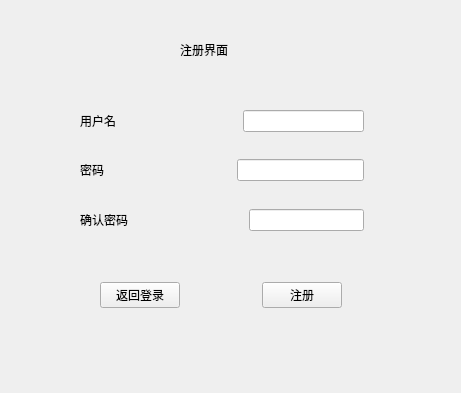
<?xml version="1.0" encoding="UTF-8"?>
<ui version="4.0">
 <class>Zhuche_jiemian</class>
 <widget class="QWidget" name="Zhuche_jiemian">
  <property name="geometry">
   <rect>
    <x>0</x>
    <y>0</y>
    <width>461</width>
    <height>393</height>
   </rect>
  </property>
  <property name="windowTitle">
   <string>Form</string>
  </property>
  <widget class="QLabel" name="label_4">
   <property name="geometry">
    <rect>
     <x>180</x>
     <y>40</y>
     <width>69</width>
     <height>20</height>
    </rect>
   </property>
   <property name="text">
    <string>注册界面</string>
   </property>
  </widget>
  <widget class="QWidget" name="">
   <property name="geometry">
    <rect>
     <x>80</x>
     <y>110</y>
     <width>284</width>
     <height>121</height>
    </rect>
   </property>
   <layout class="QVBoxLayout" name="verticalLayout">
    <item>
     <layout class="QHBoxLayout" name="horizontalLayout">
      <item>
       <widget class="QLabel" name="label">
        <property name="text">
         <string>用户名</string>
        </property>
       </widget>
      </item>
      <item>
       <spacer name="horizontalSpacer_4">
        <property name="orientation">
         <enum>Qt::Horizontal</enum>
        </property>
        <property name="sizeHint" stdset="0">
         <size>
          <width>40</width>
          <height>20</height>
         </size>
        </property>
       </spacer>
      </item>
      <item>
       <widget class="QLineEdit" name="user_name_zhuce"/>
      </item>
     </layout>
    </item>
    <item>
     <spacer name="verticalSpacer">
      <property name="orientation">
       <enum>Qt::Vertical</enum>
      </property>
      <property name="sizeHint" stdset="0">
       <size>
        <width>20</width>
        <height>40</height>
       </size>
      </property>
     </spacer>
    </item>
    <item>
     <layout class="QHBoxLayout" name="horizontalLayout_2">
      <item>
       <widget class="QLabel" name="label_2">
        <property name="text">
         <string>密码</string>
        </property>
       </widget>
      </item>
      <item>
       <spacer name="horizontalSpacer">
        <property name="orientation">
         <enum>Qt::Horizontal</enum>
        </property>
        <property name="sizeHint" stdset="0">
         <size>
          <width>40</width>
          <height>20</height>
         </size>
        </property>
       </spacer>
      </item>
      <item>
       <widget class="QLineEdit" name="password_zhuce"/>
      </item>
     </layout>
    </item>
    <item>
     <spacer name="verticalSpacer_2">
      <property name="orientation">
       <enum>Qt::Vertical</enum>
      </property>
      <property name="sizeHint" stdset="0">
       <size>
        <width>20</width>
        <height>40</height>
       </size>
      </property>
     </spacer>
    </item>
    <item>
     <layout class="QHBoxLayout" name="horizontalLayout_3">
      <item>
       <widget class="QLabel" name="label_3">
        <property name="text">
         <string>确认密码</string>
        </property>
       </widget>
      </item>
      <item>
       <spacer name="horizontalSpacer_2">
        <property name="orientation">
         <enum>Qt::Horizontal</enum>
        </property>
        <property name="sizeHint" stdset="0">
         <size>
          <width>40</width>
          <height>20</height>
         </size>
        </property>
       </spacer>
      </item>
      <item>
       <widget class="QLineEdit" name="repassword_zhuce"/>
      </item>
     </layout>
    </item>
   </layout>
  </widget>
  <widget class="QWidget" name="">
   <property name="geometry">
    <rect>
     <x>100</x>
     <y>280</y>
     <width>242</width>
     <height>31</height>
    </rect>
   </property>
   <layout class="QHBoxLayout" name="horizontalLayout_4">
    <item>
     <widget class="QPushButton" name="goback_denglu">
      <property name="text">
       <string>返回登录</string>
      </property>
     </widget>
    </item>
    <item>
     <spacer name="horizontalSpacer_3">
      <property name="orientation">
       <enum>Qt::Horizontal</enum>
      </property>
      <property name="sizeHint" stdset="0">
       <size>
        <width>40</width>
        <height>20</height>
       </size>
      </property>
     </spacer>
    </item>
    <item>
     <widget class="QPushButton" name="pushButton_3">
      <property name="text">
       <string>注册</string>
      </property>
     </widget>
    </item>
   </layout>
  </widget>
 </widget>
 <resources/>
 <connections/>
</ui>
